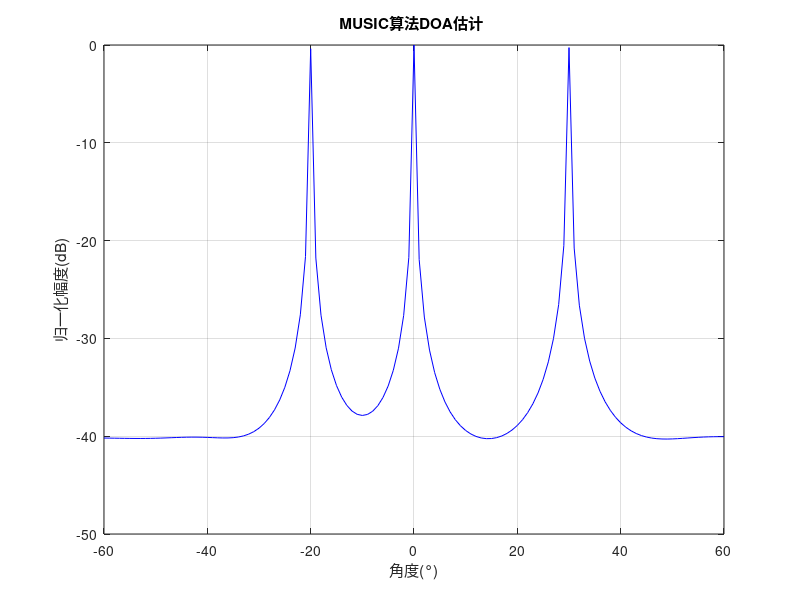

Reproduce this figure in MATLAB.
% 参数：
% 阵元数：8
% 入射信号角度：[-20 0 30]
% 信噪比：10
% 信源数：3
% 快拍数：500
clc;
clear;
close all;

M = 8;  % 阵元数
c = 3e8;  % 光速
lamda = 0.1;  % 波长
fc = c / lamda;  % 载波频率
fs = 500;  % 采样频率
snap = 500;  % 快拍数
dt = 1 / fs;  % 采样间隔

SNR_dB = 10;  % 信噪比（以dB为单位）
SNR = 1 / db2mag(SNR_dB);  % 转换为线性单位

% 入射信号角度
theta = [-20, 0, 30];

% 阵元间距为半波长
d = 0.5 * lamda;
n = 0:M-1;

% 导向矢量
a1 = exp(-1j * 2 * pi * d / lamda * n * sin(theta(1) / 180 * pi))';
a2 = exp(-1j * 2 * pi * d / lamda * n * sin(theta(2) / 180 * pi))';
a3 = exp(-1j * 2 * pi * d / lamda * n * sin(theta(3) / 180 * pi))';
A = [a1, a2, a3];

t = (1:snap) * dt;
s1 = exp(1j * 2 * pi * (fc .* t + 0.5 * 30 * t .^ 2));
s2 = exp(1j * 2 * pi * (fc .* t + 0.5 * 20 * t .^ 2));
s3 = exp(1j * 2 * pi * (fc .* t + 0.5 * 10 * t .^ 2));
St = [s1; s2; s3];

% 生成噪声并进行DOA估计
Nt = zeros(M, length(t));
for k = 1:M
    noise = SNR * randn(1, length(t));
    Nt(k, :) = noise;
end
Xt = A * St + Nt;
R = Xt * Xt' / length(t);
[U, ~] = eig(R);

ac = 0;
amplitude = zeros(1, 121);  % 初始化amplitude数组
for theta_scan = -60:1:60
    ac = ac + 1;
    a_theta = exp(-1j * 2 * pi * d / lamda * n .* sin(theta_scan / 180 * pi))';
    Pmusic = 1 / (a_theta' * (U(:, 1:5) * U(:, 1:5)') * a_theta);  % 计算MUSIC算法的谱估计值，只考虑了前5个特征向量
    amplitude(ac) = abs(Pmusic);
end

figure;
plot(-60:1:60, pow2db(amplitude / max(amplitude)), 'b');
xlabel('角度(°)');
ylabel('归一化幅度(dB)');
title('MUSIC算法DOA估计 ');
grid on;